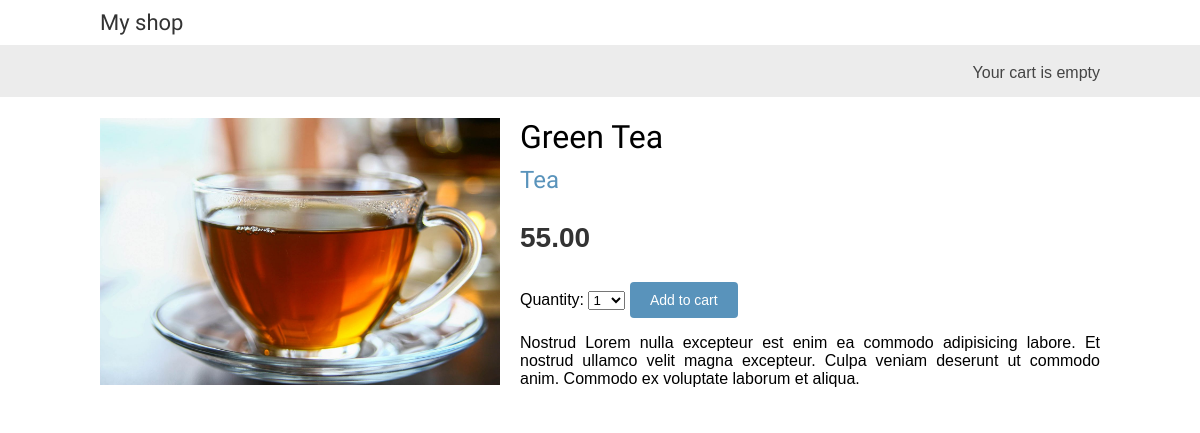
Page /1/green-tea/ on the committed database.
### shop/models.py (models this page shows, shortened)
class Product(models.Model):
    category = models.ForeignKey(Category,
                                 related_name='products',
                                 on_delete=models.CASCADE)
    name = models.CharField(max_length=200)
    slug = models.SlugField(max_length=200)
    image = models.ImageField(upload_to='products/%Y/%m/%d',
                              blank=True)
    description = models.TextField(blank=True)
    price = models.DecimalField(max_digits=10,
                                decimal_places=2)
    available = models.BooleanField(default=True)
    created = models.DateTimeField(auto_now_add=True)
    updated = models.DateTimeField(auto_now=True)
    class Meta:
        ordering = ['name']
        indexes = [
            models.Index(fields=['id','slug']),
            models.Index(fields=['name']),
            models.Index(fields=['-created']),
        ]

class Category(models.Model):
    name = models.CharField(max_length=200)
    slug = models.SlugField(max_length=200,
                            unique=True)
    class Meta:
        ordering = ['name']
        indexes = [
            models.Index(fields=['name']),
        ]
        verbose_name = 'category'
        verbose_name_plural = 'categories'
    def __str__(self):
        return self.name
    def get_absolute_url(self):
        return reverse('shop:product_list_by_category',
                       kwargs={"category_slug": self.slug})

### shop/views.py (the view)
# urls.py: path('<int:id>/<slug:product_slug>/', views.product_detail,
def product_detail(request,id ,product_slug):
    product = get_object_or_404(Product,
                                slug = product_slug,
                                id = id,
                                available=True)
    cart_product_form = CartAddProductForm()
    return render(request,
                  'shop/product/detail.html',
                  {'product':product,
                   'cart_product_form':cart_product_form})

### cart/forms.py
class CartAddProductForm(forms.Form):
    quantity = forms.TypedChoiceField(choices=PRODUCT_QUANTITY_CHOICES,
                                      coerce=int)
    override = forms.BooleanField(required=False,
                                  initial=False,
                                  widget=forms.HiddenInput)

### cart/cart.py (called while the page is built)
    def __len__(self):
        return sum(item['quantity'] for item in self.cart.values())

### cart/context_processors.py (called while the page is built)
def cart(request):
    return {'cart':Cart(request)}

### shop/templates/shop/product/detail.html (shortened to what this page needs)
{% extends "shop/base.html" %}
{% load static %}
{% block content  %}
    <div class="product-detail">
        <img src="{% if product.image.url  %}
                    {{product.image}}
                {% else %}
                    {% static 'img/no_image.png' %}
                {% endif %}" alt="">
        <h1>{{product.name}}</h1>
        <h2>
            <a href="{{product.category.get_absolute_url}}">
                {{product.category}}
            </a>
        </h2>
        <p class="price">
            {{product.price}}
            <form action="{% url "cart:cart_add" product.id %}" method="post">
                {{cart_product_form}}
                <input type="submit" value="Add to cart">
            </form>
            {{product.description|linebreaks}}
        </p>
    </div>
{% endblock content  %}

### shop/static/css/base.css (style rules this page uses)
body { margin:0; padding:0; font-family:helvetica, sans-serif; }
h1, h2, h3, h4, h5 , h6 { font-family: 'Ubuntu', sans-serif; font-weight:normal; }
a { text-decoration:none; color:#5993bb; }
a.button, input[type="submit"] { color:#fff; background:#5993bb; border-radius:4px; padding:10px 20px; font-size:14px; border:0; }
.product-detail { text-align:justify; }
.product-detail .price { color:#333; font-size:28px; font-weight:bold; }
.product-detail img { width:40%; float:left; padding:0 20px 20px 0; }
.product-detail h1 { margin-bottom:0; }
.product-detail h2 { margin-top:10px; }

### rows in the picture
Product: image (picture), name "Green Tea", category "Tea", price "55.00", description "Nostrud Lorem nulla excepteur est enim ea commodo adipisicing labore. Et nostrud ullamco velit magna excepteur. Culpa veniam deserunt ut commodo anim. Commodo ex voluptate laborum et aliqua."
